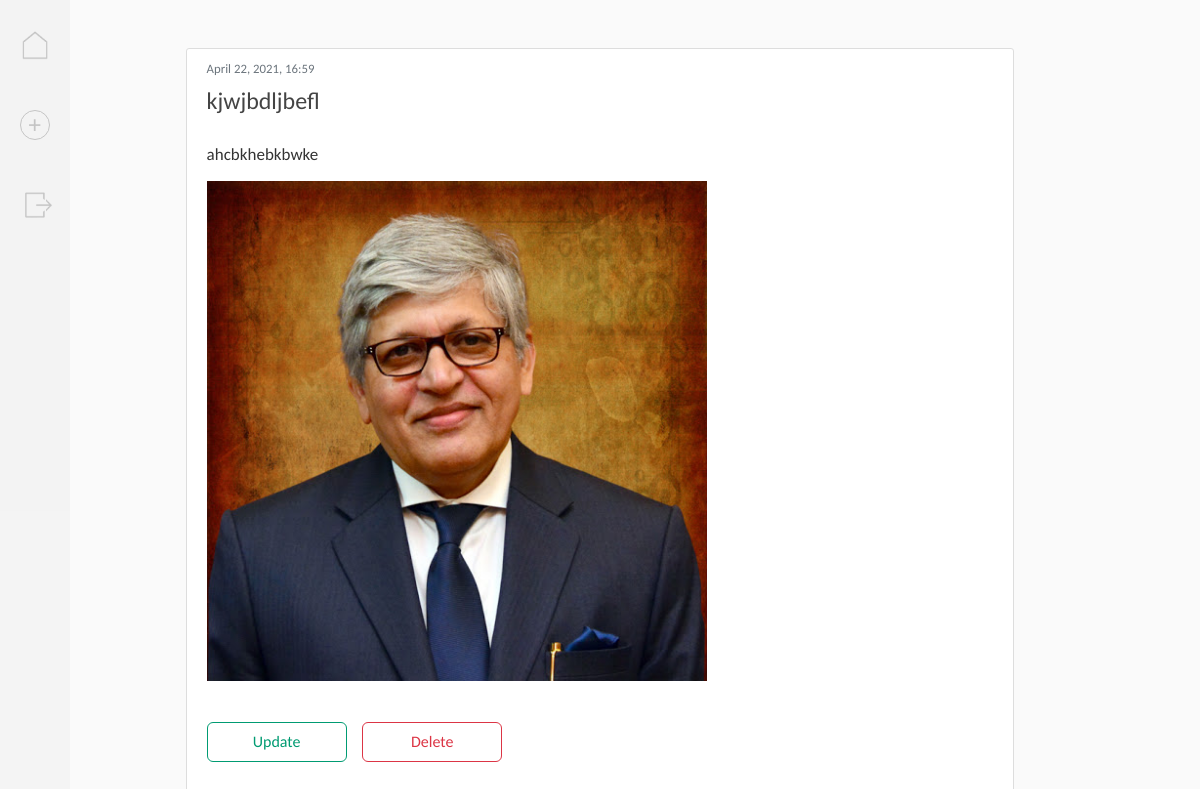
/post/5/ (signed in), run on the app's committed database.
### blog/models.py (models this page shows, shortened)
class Post(models.Model):
    title = models.CharField(max_length=100)
    content = models.TextField()
    date_posted = models.DateTimeField(default=timezone.now) # recording the timestamp when a new entry is created
    author = models.ForeignKey(User, on_delete=models.CASCADE) # ForeignKey defines a "many-to-one relationship"
    image = models.ImageField(default='',upload_to='images',blank=True,null=True)
    audio = models.FileField(default='',upload_to='audio',blank=True,null=True)

### blog/views.py (the view)
# urls.py: path('post/<int:pk>/', PostDetailView.as_view(), name='post-detail'),
class PostDetailView(LoginRequiredMixin, DetailView):
    model = Post

### blog/templates/blog/post_detail.html (shortened to what this page needs)
{% extends "blog/base.html" %}
{% block content %}
<div class="col-12" style="padding:0px;">
  <article class="content-section">
    <div>
      <div class="article-datetime">
        <p>{{ object.date_posted|date:"F j, Y, H:i" }}</p>
      </div>
      <p class="article-title">{% if object.title %}{{object.title}}{% else %}{{ object.date_posted|date:"F j, Y, H:i" }}{% endif %}</p>
      <p class="article-content">{{ object.content }}</p>
      {% if object.image %}<img src="{{ object.image.url}}" class="article-photo">{% endif %}
      <div class="article-buttons">
        <a class="button secondary_button short_button" href="{% url 'post-update' object.id %}">Update</a>
        <a class="button alert_button short_button" href="{% url 'post-delete' object.id %}">Delete</a>
      </div>
    </div>
  </article>
</div>
{% endblock content %}

### blog/static/blog/css/main.css (style rules this page uses)
body { background:#fafafa; color:#333333; margin-top:3rem; font-family:Calibri, Carlito, sans-serif; line-height:1.5; }
p { margin-top:0; margin-bottom:1rem; }
a, a:hover { text-decoration:none; }
article { border:0px; padding:0px; background:transparent; margin-bottom:20px; display:flex; }
article > div { flex:1; }
.article-datetime { padding-bottom:1px; margin-bottom:4px; }
.article-datetime p { font-size:80%; font-weight:400; color:#6c757d !important; margin-bottom:0px; }
.article-title { color:#444444; font-size:24px; font-weight:300; margin-top:0px; }
.article-content { margin-top:25px; font-size:17px; line-height:1.2; white-space:pre-line; margin-bottom:1rem; }
.article-photo { max-width:500px; max-height:500px; }
.article-buttons { margin-top:35px; margin-bottom:25px; }
.content-section { background: #ffffff; padding: 10px 20px; border: 1px solid #dddddd; border-radius: 3px; margin-bottom: 20px; }
.button { display:inline-block; width:170px; height:40px; margin-right:12px; border-radius:6px; font-weight:400; text-align:center; white-space:nowrap; font-size:1rem; line-height:1.5; cursor:pointer; padding:0.375rem 0.75rem; text-transform:none; overflow:visible; -webkit-transition: all 0.3s; -moz-transition: all 0.3s; transition: all 0.3s; }
.short_button { width:140px !important; }
.secondary_button { color:#009b72; border:1px solid #009b72; background-color:transparent; }
.alert_button { color:#dc3545; border:1px solid #dc3545; background-color:transparent; }

### data on the page
Post: date_posted "April 22, 2021, 16:59", title "kjwjbdljbefl", content "ahcbkhebkbwke", image (picture)
